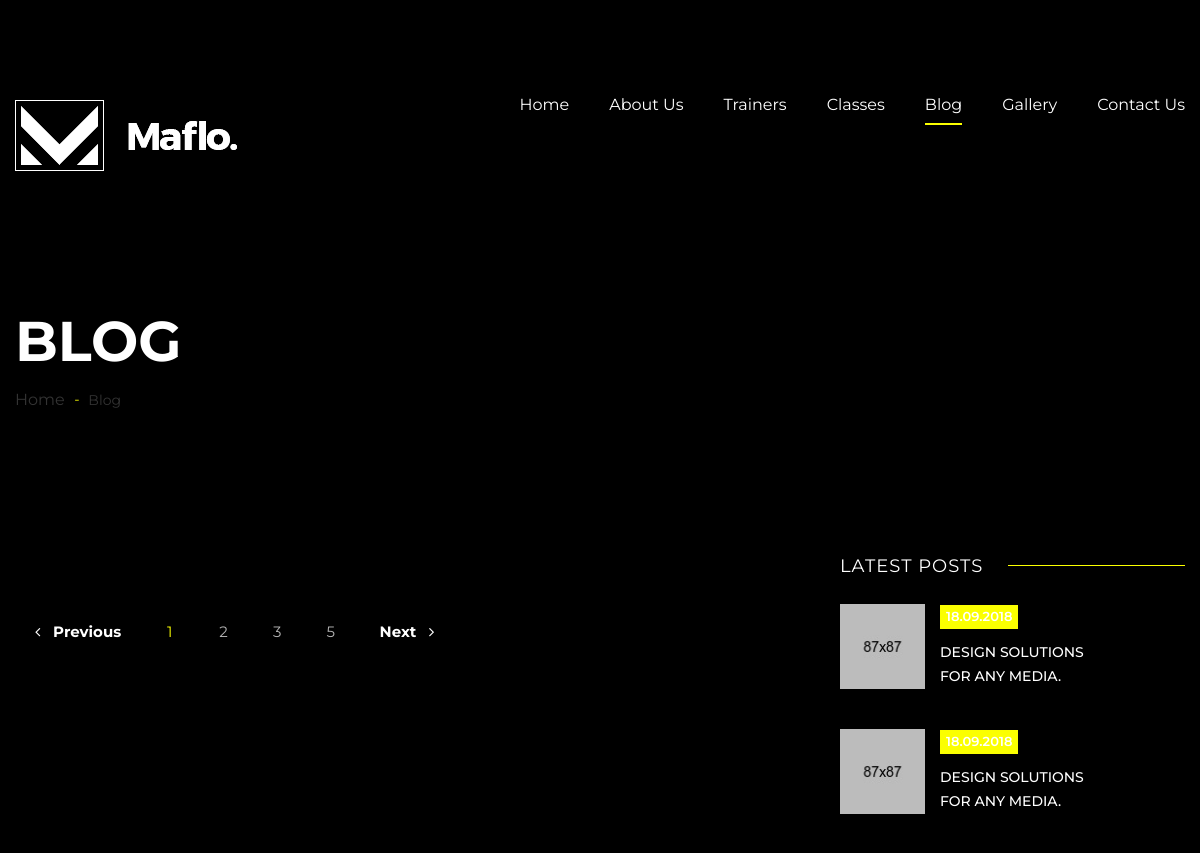
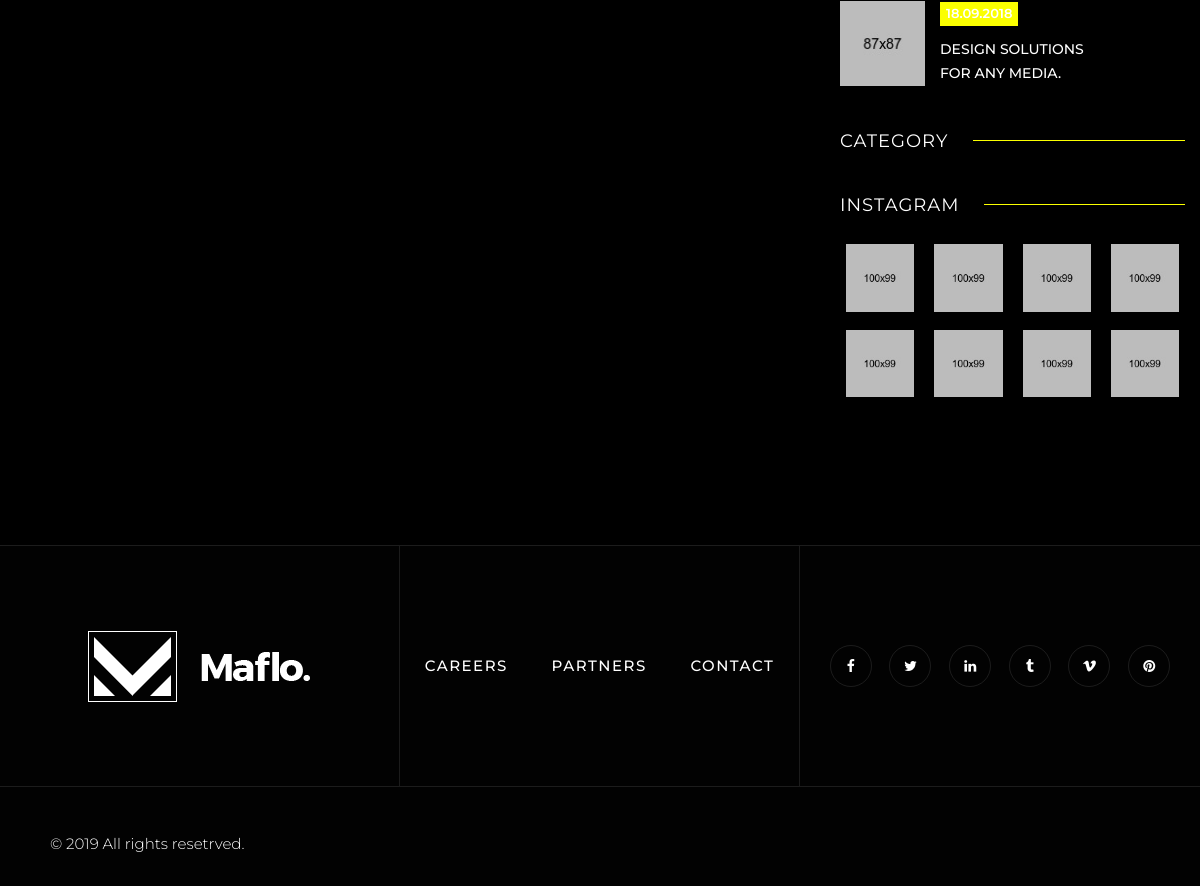
/blog/, run on an earlier commit of the app's database (2 pictures, top to bottom).
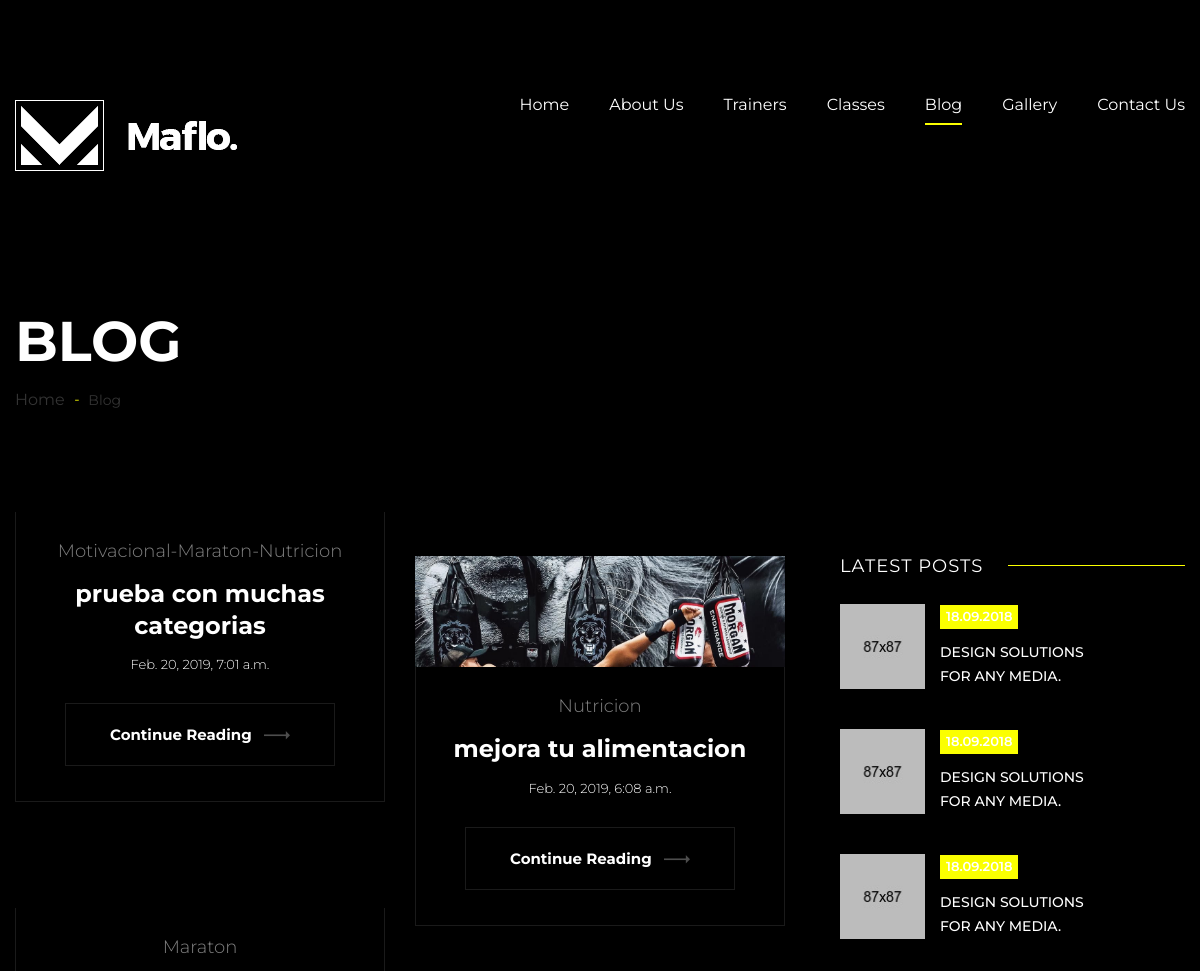
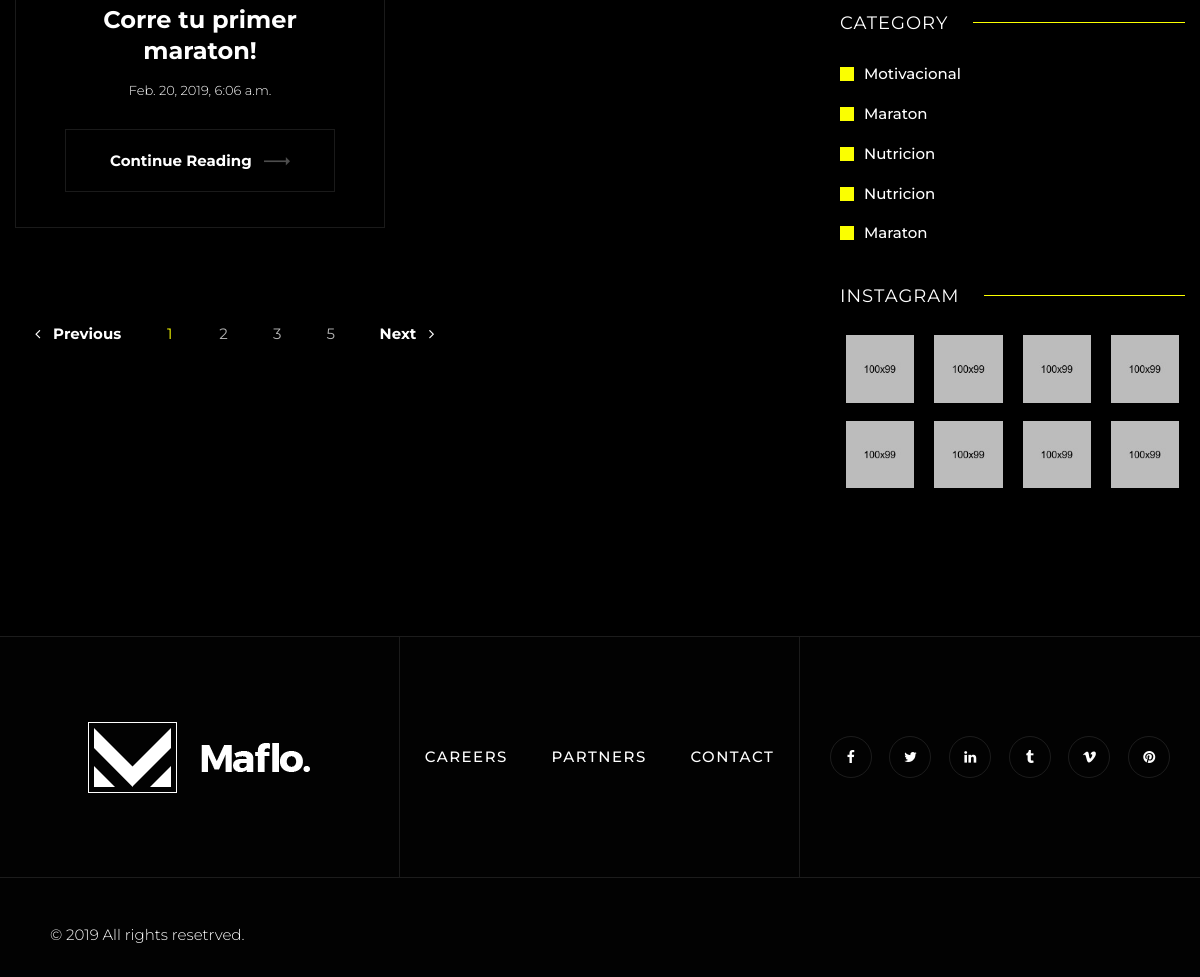
And on a later commit of the database (2 pictures, top to bottom).
### blog/models.py (models this page shows, shortened)
class Category(models.Model):
    name = models.CharField(max_length=100,verbose_name="Name")
    created = models.DateTimeField(verbose_name= "Creation Date", auto_now_add=True)
    updated = models.DateTimeField(verbose_name= "Updation Date", auto_now_add=True)
    class Meta:
        verbose_name = "Category"
        verbose_name_plural = "Categories"
        ordering = ['-created']

class Post(models.Model):
    title = models.CharField(max_length=200, verbose_name="Title")
    content = models.TextField(verbose_name="Content")
    published = models.DateTimeField(verbose_name="Publication Date",default=now)
    image = models.ImageField(verbose_name="Image",upload_to="blog", null=True,blank=True)
    author = models.ForeignKey(User,verbose_name="Author",on_delete=models.CASCADE)
    categories = models.ManyToManyField(Category, verbose_name="Categories", related_name="get_posts")
    created = models.DateTimeField(verbose_name= "Creation Date", auto_now_add=True)
    updated = models.DateTimeField(verbose_name= "Updation Date", auto_now_add=True)
    class Meta:
        verbose_name = "Post"
        verbose_name_plural = "Posts"
        ordering = ['-created']

### social/models.py (models this page shows, shortened)
class Link(models.Model):
    key = models.SlugField(verbose_name="Key Name",max_length=100,unique=True)
    name = models.CharField(verbose_name="Social Network",max_length=200)
    url = models.URLField(verbose_name="Link",max_length=200,null=True,blank=True)
    created = models.DateField(auto_now_add=True, verbose_name="Created Date")
    updated =models.DateField(auto_now=True, verbose_name="Updated Date")
    class Meta:
        verbose_name = "Link"
        verbose_name_plural = "Links"
        ordering = ['name']

### blog/views.py (the view)
# urls.py: path('', views.blog, name="blog"),
def blog(request):
    posts = Post.objects.all()
    return render(request,"blog/blog.html",{"posts":posts})

### social/processors.py (called while the page is built)
def ctx_dict(request):
    ctx = {}
    links = Link.objects.all()
    for link in links:
        ctx[link.key] = link.url
    return ctx

### blog/templates/blog/blog.html (shortened to what this page needs)
{%extends 'core/base.html'%}
{%load static%}
{%block content%}
	<section class="page-title">
		<div class="auto-container">
			<h1>Blog</h1>
			<ul class="page-breadcrumb">
				<li><a href="index.html">home</a></li>
				<li>Blog</li>
			</ul>
		</div>
	</section>
    <div class="sidebar-page-container">
        <div class="auto-container">
            <div class="row clearfix">
                <div class="content-side col-lg-8 col-md-12 col-sm-12">
                    <div class="blog-sidebar">
						<div class="row clearfix">
							{%for post in posts%}
							<div class="news-block col-lg-6 col-md-6 col-sm-12">
								<div class="inner-box wow fadeInLeft" data-wow-delay="0ms" data-wow-duration="1500ms">
									<div class="image">
										<a href="#"><img src="{{post.image.url}}" alt="" /></a>
										<div class="content-box">
											<div class="category">{%for category in post.categories.all%}{{category.name}}{%if not forloop.last%}-{%endif%}{%endfor%}</div>
											<h4><a href="#">{{post.title}}</a></h4>
											<div class="post-date">{{post.created}}</div>
											<a href="#" class="theme-btn btn-style-one">continue reading <span class="arrow flaticon-next-3"></span></a>
										</div>
									</div>
								</div>
							</div>
							{%endfor%}
						</div>
						<div class="text-left">
							<ul class="styled-pagination">
								<li class="prev"><a href="#"><span class="fa fa-angle-left"></span> &nbsp; Previous</a></li>
								<li><a href="#" class="active">1</a></li>
								<li><a href="#">2</a></li>
								<li><a href="#">3</a></li>
								<li><a href="#">5</a></li>
								<li class="next"><a href="#">Next &nbsp; <span class="fa fa-angle-right"></span></a></li>
							</ul>
						</div>
					</div>
				</div>
                <div class="sidebar-side col-lg-4 col-md-12 col-sm-12">
                    <aside class="sidebar">
                        <div class="sidebar-widget popular-posts">
                        	<div class="sidebar-title">
                            	<h3>latest posts</h3>
                            </div>
                            <div class="widget-content">
								<article class="post">
                                    <figure class="post-thumb"><a href="#"><img src="{% static 'core/images/resource/post-thumb-1.jpg' %}" alt=""></a></figure>
                                    <div class="post-info">18.09.2018</div>
                                    <div class="text"><a href="#">Design solutions <br> for any media.</a></div>
                                </article>
                                <article class="post">
                                    <figure class="post-thumb"><a href="#"><img src="{% static 'core/images/resource/post-thumb-2.jpg' %}" alt=""></a></figure>
                                    <div class="post-info">18.09.2018</div>
                                    <div class="text"><a href="#">Design solutions <br> for any media.</a></div>
                                </article>
                                <article class="post">
                                    <figure class="post-thumb"><a href="#"><img src="{% static 'core/images/resource/post-thumb-3.jpg' %}" alt=""></a></figure>
                                    <div class="post-info">18.09.2018</div>
                                    <div class="text"><a href="#">Design solutions <br> for any media.</a></div>
                                </article>
							</div>
                        </div>
                        <div class="sidebar-widget category-widget">
                        	<div class="sidebar-title">
                            	<h3>Category</h3>
							</div>
							{%for post in posts%}
							{%for category in post.categories.all%}
                            <div class="widget-content">
								<ul>
									<li><a href="{% url 'category' category.id%}">{{category.name}}</a></li>
								</ul>
							</div>
							{%endfor%}
							{%endfor%}
						</div>
                        <div class="sidebar-widget instagram-widget">
                        	<div class="sidebar-title">
                            	<h3>instagram</h3>
                            </div>
                            <div class="widget-content">
                            	<div class="images-outer clearfix">
									<figure class="image-box">
									<img src="{% static 'core/images/gallery/instagram-1.jpg' %}" alt=""></figure>
									<figure class="image-box">
									<img src="{% static 'core/images/gallery/instagram-2.jpg' %}" alt=""></figure>
									<figure class="image-box">
									<img src="{% static 'core/images/gallery/instagram-3.jpg' %}" alt=""></figure>
									<figure class="image-box">
									<img src="{% static 'core/images/gallery/instagram-4.jpg' %}" alt=""></figure>
									<figure class="image-box">
									<img src="{% static 'core/images/gallery/instagram-5.jpg' %}" alt=""></figure>
									<figure class="image-box">
									<img src="{% static 'core/images/gallery/instagram-6.jpg' %}" alt=""></figure>
									<figure class="image-box">
									<img src="{% static 'core/images/gallery/instagram-7.jpg' %}" alt=""></figure>
									<figure class="image-box">
									<img src="{% static 'core/images/gallery/instagram-8.jpg' %}" alt=""></figure>
								</div>
							</div>
						</div>
					</aside>
				</div>
			</div>
		</div>
	</div>
{%endblock%}

### core/templates/core/base.html (shortened to what this page needs)
<!DOCTYPE html>
<html>
<head>
{% load static %}
<link href="{% static 'core/css/bootstrap.css' %}" rel="stylesheet">
<link href="{% static 'core/css/style.css' %}" rel="stylesheet">
<link href="{% static 'core/css/responsive.css' %}" rel="stylesheet">
</head>
<body>
<div class="page-wrapper">
    <header class="main-header">
        <div class="header-upper">
        	<div class="auto-container">
            	<div class="clearfix">
                	<div class="pull-left logo-box">
                    	<div class="logo">
							<a href="index.html"><img src="{% static '/core/images/logo.png' %}" alt="" title=""></a>
						</div>
                    </div>
                   	<div class="nav-outer clearfix">
						<nav class="main-menu navbar-expand-md">
							<div class="navbar-collapse collapse clearfix" id="navbarSupportedContent">
								<ul class="navigation clearfix">
									<li {%if  request.path == '/'%}class="current"{%endif%}><a href="{% url 'home' %}">Home</a>
									<li {%if  request.path == '/about-us/'%}class="current"{%endif%}><a href="{% url 'about-us' %}">About Us</a></li>
									<li {%if  request.path == '/trainers/'%}class="current"{%endif%}><a href="{% url 'trainers' %}">Trainers</a></li>
									<li {%if  request.path == '/classes/'%}class="current"{%endif%}><a href="{% url 'classes' %}">Classes</a></li>
									<li {%if  request.path|slice:":6" == '/blog/'%}class="current"{%endif%}><a href="{% url 'blog' %}">Blog</a></li>
									<li {%if  request.path == '/gallery/'%}class="current"{%endif%}><a href="{% url 'gallery' %}">Gallery</a></li>
									<li {%if  request.path == '/contact-us/'%}class="current"{%endif%}><a href="{% url 'contact-us' %}">Contact Us</a></li>
								</ul>
							</div>
						</nav>
					</div>
                </div>
            </div>
        </div>
    </header>
	{%block content%}
	{%endblock%}
    <footer class="main-footer">
            <div class="widgets-section">
            	<div class="clearfix">
					<div class="footer-column">
						<div class="footer-widget logo-widget">
							<div class="logo">
								<a href="index.html"><img src="{% static '/core/images/footer-logo.png'%}" alt="" /></a>
							</div>
						</div>
					</div>
					<div class="footer-column">
						<div class="footer-widget links-widget">
							<div class="row cearfix">
								<div class="column col-lg-12 col-md-12 col-sm-12">
									<ul class="footer-list">
										<li><a href="#">Careers</a></li>
										<li><a href="#">Partners</a></li>
										<li><a href="#">Contact</a></li>
									</ul>
								</div>
							</div>
						</div>
					</div>
					<div class="footer-column">
						<div class="footer-widget social-widget">
							<ul class="social-icon-one">
								<li><a href="{{LINK_FACEBOOK}}"><span class="fa fa-facebook"></span></a></li>
								<li><a href="{{LINK_TWITTER}}"><span class="fa fa-twitter"></span></a></li>
								<li><a href="{{LINK_LINKEDIN}}"><span class="fa fa-linkedin"></span></a></li>
								<li><a href="{{LINK_TUMBLR}}"><span class="fa fa-tumblr"></span></a></li>
								<li><a href="{{LINK_VIMEO}}"><span class="fa fa-vimeo"></span></a></li>
								<li><a href="{{LINK_PINTEREST}}"><span class="fa fa-pinterest"></span></a></li>
							</ul>
						</div>
					</div>
				</div>
			</div>
		<div class="footer-bottom">
			<div class="outer-container">
				<div class="clearfix">
					<div class="pull-left">
						<div class="copyright">&copy; 2019 All rights resetrved.</div>
					</div>
				</div>
			</div>
		</div>
	</footer>
</div>
</body>
</html>

### core/static/core/css/responsive.css (style rules this page uses)
@media only screen and (max-width: 5000px) { .page-wrapper { overflow:hidden; } }
@media only screen and (max-width: 1340px) { .page-wrapper { overflow:hidden; } }

What changed in the data, as far as the page shows it:
added Post: title "prueba con muchas categorias", created "Feb. 20, 2019, 7:01 a.m."
added Category: name "Motivacional"
added Category: name "Maraton"
added Category: name "Nutricion"
added Post: title "mejora tu alimentacion", created "Feb. 20, 2019, 6:08 a.m."
added Post: title "Corre tu primer maraton!", created "Feb. 20, 2019, 6:06 a.m."
